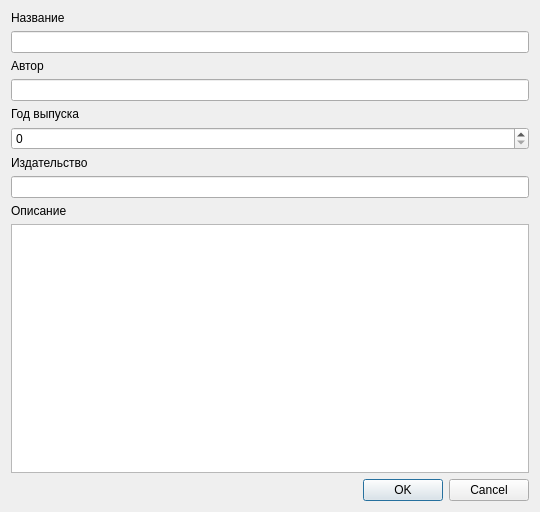
<?xml version="1.0" encoding="UTF-8"?>
<ui version="4.0">
 <class>BookDialog</class>
 <widget class="QDialog" name="BookDialog">
  <property name="geometry">
   <rect>
    <x>0</x>
    <y>0</y>
    <width>540</width>
    <height>512</height>
   </rect>
  </property>
  <property name="windowTitle">
   <string>Dialog</string>
  </property>
  <layout class="QVBoxLayout" name="verticalLayout_2">
   <item>
    <layout class="QVBoxLayout" name="verticalLayout">
     <property name="sizeConstraint">
      <enum>QLayout::SetMinimumSize</enum>
     </property>
     <item>
      <widget class="QLabel" name="label">
       <property name="sizePolicy">
        <sizepolicy hsizetype="Preferred" vsizetype="Fixed">
         <horstretch>0</horstretch>
         <verstretch>0</verstretch>
        </sizepolicy>
       </property>
       <property name="text">
        <string>Название</string>
       </property>
      </widget>
     </item>
     <item>
      <widget class="QLineEdit" name="leName"/>
     </item>
     <item>
      <widget class="QLabel" name="label_3">
       <property name="sizePolicy">
        <sizepolicy hsizetype="Preferred" vsizetype="Fixed">
         <horstretch>0</horstretch>
         <verstretch>0</verstretch>
        </sizepolicy>
       </property>
       <property name="text">
        <string>Автор</string>
       </property>
      </widget>
     </item>
     <item>
      <widget class="QLineEdit" name="leAuthor"/>
     </item>
     <item>
      <widget class="QLabel" name="label_2">
       <property name="sizePolicy">
        <sizepolicy hsizetype="Preferred" vsizetype="Fixed">
         <horstretch>0</horstretch>
         <verstretch>0</verstretch>
        </sizepolicy>
       </property>
       <property name="text">
        <string>Год выпуска</string>
       </property>
      </widget>
     </item>
     <item>
      <widget class="QSpinBox" name="sboxYearRelease">
       <property name="maximum">
        <number>20000</number>
       </property>
      </widget>
     </item>
     <item>
      <widget class="QLabel" name="label_5">
       <property name="text">
        <string>Издательство</string>
       </property>
      </widget>
     </item>
     <item>
      <widget class="QLineEdit" name="lePublisher"/>
     </item>
     <item>
      <widget class="QLabel" name="label_4">
       <property name="text">
        <string>Описание</string>
       </property>
      </widget>
     </item>
     <item>
      <widget class="QTextEdit" name="teDescription"/>
     </item>
     <item>
      <widget class="QDialogButtonBox" name="buttonBox">
       <property name="orientation">
        <enum>Qt::Horizontal</enum>
       </property>
       <property name="standardButtons">
        <set>QDialogButtonBox::Cancel|QDialogButtonBox::Ok</set>
       </property>
      </widget>
     </item>
    </layout>
   </item>
  </layout>
 </widget>
 <resources/>
 <connections>
  <connection>
   <sender>buttonBox</sender>
   <signal>accepted()</signal>
   <receiver>BookDialog</receiver>
   <slot>accept()</slot>
   <hints>
    <hint type="sourcelabel">
     <x>248</x>
     <y>254</y>
    </hint>
    <hint type="destinationlabel">
     <x>157</x>
     <y>274</y>
    </hint>
   </hints>
  </connection>
  <connection>
   <sender>buttonBox</sender>
   <signal>rejected()</signal>
   <receiver>BookDialog</receiver>
   <slot>reject()</slot>
   <hints>
    <hint type="sourcelabel">
     <x>316</x>
     <y>260</y>
    </hint>
    <hint type="destinationlabel">
     <x>286</x>
     <y>274</y>
    </hint>
   </hints>
  </connection>
 </connections>
</ui>
